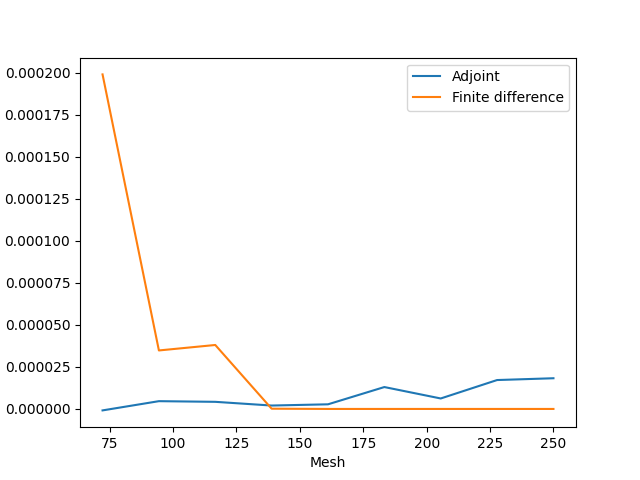

Python code for this plot:
import numpy as np
from matplotlib import pyplot as plt
from emepy.geometries import DynamicRect2D, EMpyGeometryParameters, Waveguide
from emepy import EME
from emepy.optimization import Optimization
import nlopt
from emepy.materials import Si, SiO2
import emepy

parallel = True

def get_geometry(mesh=100, num_layers=10):
    matSi = Si(1.55)
    matSiO2 = SiO2(1.55)

    # Create goemetry params
    rect_params = EMpyGeometryParameters(
        wavelength=1.55,
        cladding_width=5,
        cladding_thickness=2.5,
        core_index=matSi,
        cladding_index=matSiO2,
        mesh=mesh,
    )

    # Create an input waveguide
    input_waveguide = Waveguide(
        rect_params, width=1.0, thickness=0.22, length=0.5, center=(0, 0), num_modes=10
    )

    # Create an output waveguide
    output_waveguide = Waveguide(
        rect_params, width=1.75, thickness=0.22, length=0.5, center=(0, 0), num_modes=10
    )

    # Create the design region geometry
    dynamic_rect = DynamicRect2D(
        params=rect_params,
        width=input_waveguide.width,
        length=2,
        num_modes=10,
        num_params=30,
        symmetry=True,
        subpixel=True,
        mesh_z=num_layers,
        input_width=input_waveguide.width,
        output_width=output_waveguide.width,
    )

    return [input_waveguide, dynamic_rect, output_waveguide]


def adjoint(geometry, dp):
    input_waveguide, dynamic_rect, output_waveguide = geometry

    # Create the EME and Optimization
    eme = EME(quiet=False, parallel=parallel, mesh_z=100)
    optimizer = Optimization(eme, geometry, mesh_z=100)

    # Make the initial design a linear taper
    design_x, design_z = optimizer.get_design_readable()
    linear_taper = (
        np.linspace(input_waveguide.width, output_waveguide.width, len(design_x) + 2)[
            1:-1
        ]
        / 2.0
    )
    design_x[:] = linear_taper[:]
    optimizer.set_design_readable(design_x, None, design_z)

    # Get gradient
    f0, dJ_du, monitor = optimizer.optimize(optimizer.get_design(), dp)
    design_x, design_z = optimizer.get_design_readable()

    return dJ_du, eme, monitor, design_x, design_z


def finite_difference(geometry, dp):
    input_waveguide, dynamic_rect, output_waveguide = geometry

    # Create the EME and Optimization
    eme = EME(quiet=True, parallel=parallel, mesh_z=100)
    optimizer = Optimization(eme, geometry, mesh_z=100)

    # Make the initial design a linear taper
    design_x, design_z = optimizer.get_design_readable()
    linear_taper = (
        np.linspace(input_waveguide.width, output_waveguide.width, len(design_x) + 2)[
            1:-1
        ]
        / 2.0
    )
    design_x[:] = linear_taper[:]
    optimizer.set_design_readable(design_x, None, design_z)

    # Run
    f0, _, monitor1 = optimizer.optimize(optimizer.get_design())

    # Change geometry
    design_x, design_z = optimizer.get_design_readable()
    design_x[:] = np.array(design_x) + dp
    optimizer.set_design_readable(design_x, None, design_z)

    # Run
    f1, _, monitor2 = optimizer.optimize(optimizer.get_design())
    x2, z2, field2 = monitor2.get_array(axes="xz")

    # Compute finite difference
    return f1 - f0


def main(dp=1e-8):

    # Create arrays
    mesh_array = np.linspace(50, 250, 10)[1:]
    num_layers_array = np.linspace(5, 25, 10)[1:]

    # Create empty results
    adjoint_results = []
    finite_difference_results = []

    # Get differental
    _, dynamic_rect, _ = get_geometry(50, 5)
    dpv = np.random.rand(dynamic_rect.num_params * 2) * dp
    dpv[1::2] = 0

    # Loop over mesh and num_layers
    for mesh, num_layers in zip(mesh_array, num_layers_array):

        # intify
        mesh, num_layers = int(mesh), int(num_layers)

        # Create vector dp
        _, dynamic_rect, _ = get_geometry(mesh, num_layers)

        # Get adjoint differential
        adjoint_dfdp, _, _, _, _ = adjoint(get_geometry(mesh, num_layers), dp)
        adjoint_df = np.sum(adjoint_dfdp @ dpv)

        # Get finite difference differential
        fd_df = finite_difference(get_geometry(mesh, num_layers), dpv[::2])

        # Compare
        if emepy.am_master(parallel):
            print("Adjoint run differential: {}".format(adjoint_df))
            print("Finite difference differential: {}\n".format(fd_df))

        # Append results
        adjoint_results.append(adjoint_df)
        finite_difference_results.append(fd_df)

    # Plot
    plt.figure()
    plt.plot(mesh_array, adjoint_results, label="Adjoint")
    plt.plot(mesh_array, finite_difference_results, label="Finite difference")
    plt.xlabel("Mesh")
    plt.ylabel("Differential")
    plt.legend()
    plt.savefig("test_adjoint_converge.png")

    plt.figure()
    plt.semilogy(mesh_array, np.abs(adjoint_results), label="Adjoint")
    plt.semilogy(mesh_array, np.abs(finite_difference_results), label="Finite difference")
    plt.xlabel("Mesh")
    plt.ylabel("Differential")
    plt.legend()
    plt.savefig("test_adjoint_converge_log.png")



if __name__ == "__main__":
    main()
